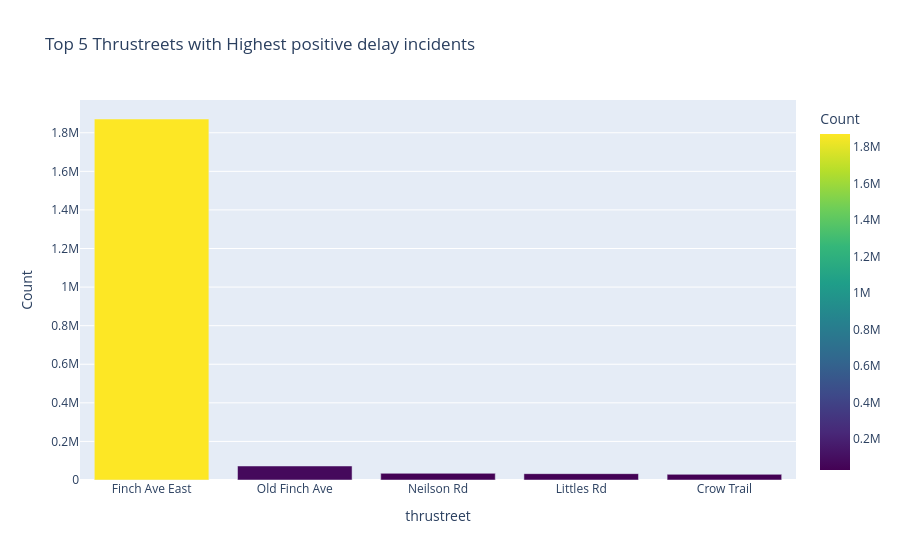

Write notebook code for a chart like this one.
### Markdown cell above
### Delay by thrustreet

### Code cell
# delay by thrustreet > 0 delay seconds
thrustreet_counts = df_with_encoding.groupby('thrustreet').size().reset_index(name='Count')
thrustreet_counts = thrustreet_counts.sort_values('Count', ascending=False)
top_thrustreets = thrustreet_counts.head(5)
top_thrustreets.thrustreet = top_thrustreets.thrustreet.astype(str
)  # Convert thrustreet to string for better visualization
fig = px.bar(top_thrustreets, x='thrustreet', y='Count', title='Top 5 Thrustreets with Highest positive delay incidents',
             color='Count', color_continuous_scale='viridis')
fig.update_layout(xaxis_title='thrustreet', yaxis_title='Count')
fig.show()

### Figure 1 — Plotly figure (JSON) as saved in the notebook; plotly's stock layout.template omitted (floating-point values rounded to 4 significant figures)
{"data": [{"hovertemplate": "thrustreet=%{x}<br>Count=%{marker.color}<extra></extra>", "legendgroup": "", "marker": {"color": [1871376, 72602, 34620, 32911, 29359], "coloraxis": "coloraxis", "pattern": {"shape": ""}}, "name": "", "orientation": "v", "showlegend": false, "textposition": "auto", "type": "bar", "x": ["Finch Ave East", "Old Finch Ave", "Neilson Rd", "Littles Rd", "Crow Trail"], "xaxis": "x", "y": [1871376, 72602, 34620, 32911, 29359], "yaxis": "y"}], "layout": {"barmode": "relative", "coloraxis": {"colorbar": {"title": {"text": "Count"}}, "colorscale": [[0, "#440154"], [0.1111, "#482878"], [0.2222, "#3e4989"], [0.3333, "#31688e"], [0.4444, "#26828e"], [0.5556, "#1f9e89"], [0.6667, "#35b779"], [0.7778, "#6ece58"], [0.8889, "#b5de2b"], [1, "#fde725"]]}, "legend": {"tracegroupgap": 0}, "title": {"text": "Top 5 Thrustreets with Highest positive delay incidents"}, "xaxis": {"anchor": "y", "domain": [0, 1], "title": {"text": "thrustreet"}}, "yaxis": {"anchor": "x", "domain": [0, 1], "title": {"text": "Count"}}}}
